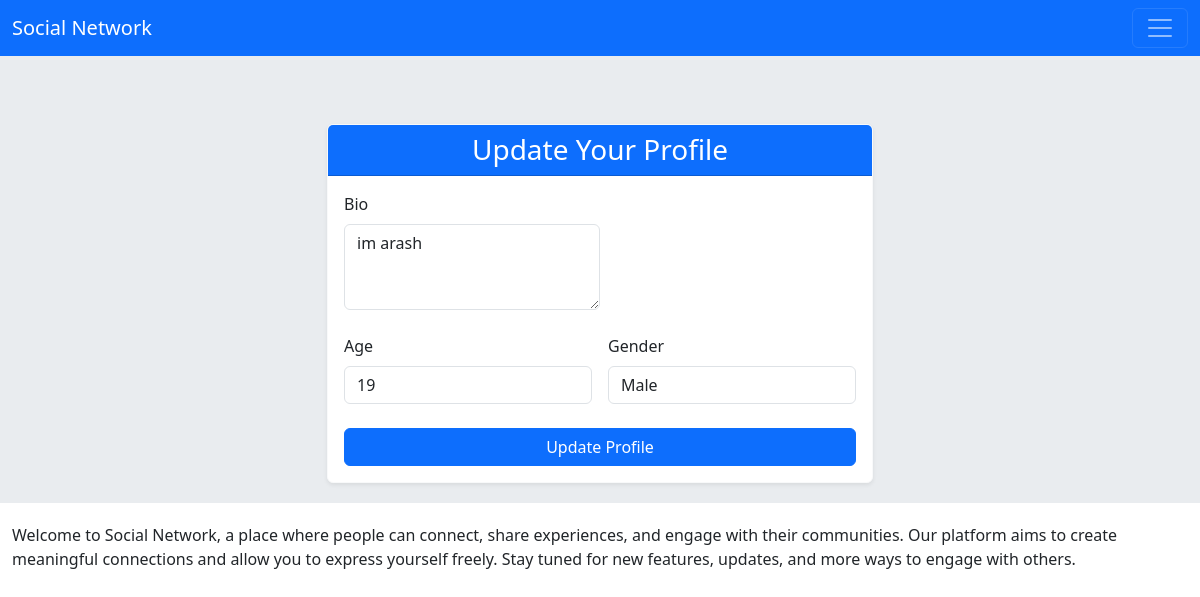
The page /account/profile/detail/update/8/ (signed in) on the database its author committed.
### account/models.py (models this page shows, shortened)
class Profile(models.Model):
    BOOLEAN_CHOICES = [
        (0, 'Female'),
        (1, 'Male'),
    ]
    user = models.OneToOneField(User, on_delete=models.CASCADE, related_name='profile')
    bio = models.TextField(blank=True, default='')
    age = models.PositiveSmallIntegerField(blank=True, default=0)
    gender = models.PositiveSmallIntegerField(choices=BOOLEAN_CHOICES, default=0, blank=True)

### account/views.py (the view, shortened to what this page needs)
# urls.py: path('profile/detail/update/<int:user_id>/', views.UserProfileDetailUpdateView.as_view(), name='profile_update'),
class UserProfileDetailUpdateView(LoginRequiredMixin, View):
    def get(self, request, user_id):
        user = User.objects.get(pk=user_id)
        profile = user.profile
        form = forms.UserProfileDetailsForm(instance=profile)
        return render(request, 'account/profile_detail.html', {'form': form,
                                                               'name': 'Edit'})

### account/forms.py
class UserProfileDetailsForm(forms.ModelForm):
    GENDER_CHOICES = [
        (1, 'Male'),
        (0, 'Female'),
    ]
    gender = forms.ChoiceField(choices=GENDER_CHOICES, widget=forms.Select(attrs={'class': 'form-control'}))
    class Meta:
        model = Profile
        fields = ('bio', 'age', 'gender',)
        widgets = {
            'bio': forms.Textarea(attrs={'class': 'form-control w-50', 'placeholder': 'Bio',
                                         'name': "bio",
                                         'rows': "3",
                                         'required id': "id_bio"}),
            'age': forms.TextInput(attrs={'class': 'form-control', 'placeholder': 'Age'}),
        }

### account/templates/account/profile_detail.html (shortened to what this page needs)
{% extends 'base.html' %}
{% block body %}
    <div class="container mt-5">
        <div class="row justify-content-center">
            <div class="col-md-8 col-lg-6">
                <div class="card shadow-sm border-light">
                    <div class="card-header bg-primary text-white text-center">
                        <h3 class="mb-0">Update Your Profile</h3>
                    </div>
                    <div class="card-body">
                        <form action="" method="post">
                            <div class="mb-4">
                                <label for="{{ form.bio.id_for_label }}" class="form-label">Bio</label>
                                {{ form.bio }}
                            </div>
                            <div class="row g-3">
                                <div class="col-md-6">
                                    <label for="{{ form.age.id_for_label }}" class="form-label">Age</label>
                                    {{ form.age }}
                                </div>
                                <div class="col-md-6">
                                    <label for="{{ form.gender.id_for_label }}" class="form-label">Gender</label>
                                    {{ form.gender }}
                                </div>
                            </div>
                            <div class="mt-4">
                                <button type="submit" class="btn btn-primary w-100">Update Profile</button>
                            </div>
                        </form>
                    </div>
                </div>
            </div>
        </div>
    </div>
{% endblock %}

### rows shown on the page
Profile: bio "im arash", age "19", gender "Male"
